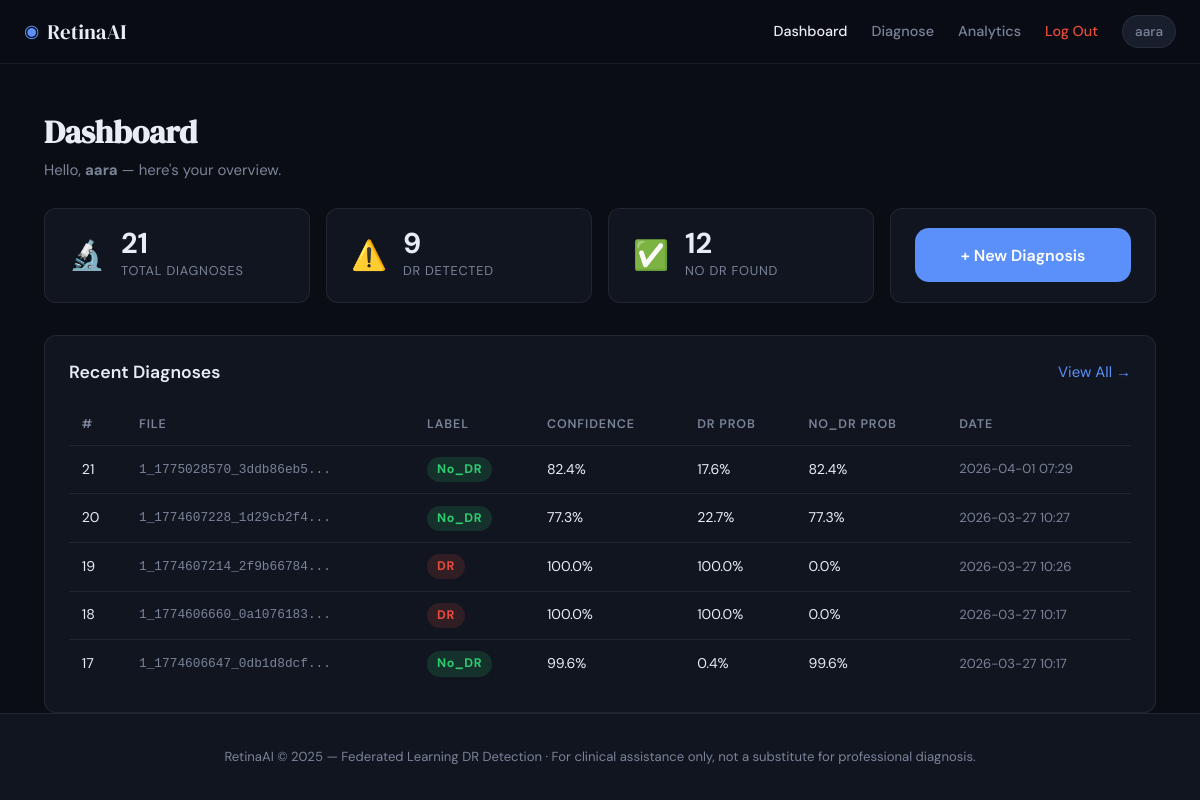
The app's page /dashboard (signed in) with its own data.
### tables this page shows
CREATE TABLE predictions (
            id          INTEGER PRIMARY KEY AUTOINCREMENT,
            user_id     INTEGER NOT NULL,
            filename    TEXT,
            label       TEXT,
            confidence  REAL,
            dr_prob     REAL,
            no_dr_prob  REAL,
            created     TEXT DEFAULT (datetime('now')),
            FOREIGN KEY(user_id) REFERENCES users(id)
        );

### app.py (the view)
@app.route('/dashboard')
@login_required
def dashboard():
    conn = get_db()
    recent = conn.execute(
        'SELECT * FROM predictions WHERE user_id=? ORDER BY id DESC LIMIT 5',
        (session['user_id'],)
    ).fetchall()
    total = conn.execute('SELECT COUNT(*) FROM predictions WHERE user_id=?',
                         (session['user_id'],)).fetchone()[0]
    dr_count = conn.execute(
        "SELECT COUNT(*) FROM predictions WHERE user_id=? AND label='DR'",
        (session['user_id'],)).fetchone()[0]
    conn.close()
    return render_template('dashboard.html', recent=recent, total=total, dr_count=dr_count)

### app.py (called while the page is built)
def get_db():
    conn = sqlite3.connect(DB_PATH)
    conn.row_factory = sqlite3.Row
    return conn

def login_required(f):
    @wraps(f)
    def decorated(*args, **kwargs):
        if 'user_id' not in session:
            flash('Please log in to continue.', 'warning')
            return redirect(url_for('login'))
        return f(*args, **kwargs)
    return decorated

### templates/dashboard.html (shortened to what this page needs)
{% extends 'base.html' %}
{% block content %}
<div class="container page-header">
  <h1>Dashboard</h1>
  <p class="text-muted">Hello, <strong>{{ session.user_name }}</strong> — here's your overview.</p>
</div>
<div class="container">
  <div class="cards-row">
    <div class="card card--stat">
      <div class="card__icon card__icon--blue">🔬</div>
      <div>
        <div class="card__num">{{ total }}</div>
        <div class="card__label">Total Diagnoses</div>
      </div>
    </div>
    <div class="card card--stat">
      <div class="card__icon card__icon--red">⚠️</div>
      <div>
        <div class="card__num">{{ dr_count }}</div>
        <div class="card__label">DR Detected</div>
      </div>
    </div>
    <div class="card card--stat">
      <div class="card__icon card__icon--green">✅</div>
      <div>
        <div class="card__num">{{ total - dr_count }}</div>
        <div class="card__label">No DR Found</div>
      </div>
    </div>
    <div class="card card--stat card--action">
      <a href="{{ url_for('predict') }}" class="btn btn--lg" style="width:100%;text-align:center;">
        + New Diagnosis
      </a>
    </div>
  </div>
  <div class="card" style="margin-top:2rem;">
    <div class="card__header">
      <h2>Recent Diagnoses</h2>
      <a href="{{ url_for('analytics') }}" class="link">View All →</a>
    </div>
    {% if recent %}
    <div class="table-wrap">
      <table class="table">
        <thead>
          <tr>
            <th>#</th>
            <th>File</th>
            <th>Label</th>
            <th>Confidence</th>
            <th>DR Prob</th>
            <th>No_DR Prob</th>
            <th>Date</th>
          </tr>
        </thead>
        <tbody>
          {% for p in recent %}
          <tr>
            <td>{{ p.id }}</td>
            <td class="td-file">{{ p.filename | truncate(25) }}</td>
            <td>
              <span class="badge {% if p.label == 'DR' %}badge--danger{% else %}badge--success{% endif %}">
                {{ p.label }}
              </span>
            </td>
            <td>{{ p.confidence | round(1) }}%</td>
            <td>{{ p.dr_prob | round(1) }}%</td>
            <td>{{ p.no_dr_prob | round(1) }}%</td>
            <td class="td-date">{{ p.created[:16] }}</td>
          </tr>
          {% endfor %}
        </tbody>
      </table>
    </div>
    {% else %}
      <div class="empty-state">
        <div class="empty-state__icon">◉</div>
        <p>No diagnoses yet. Upload your first retinal image.</p>
        <a href="{{ url_for('predict') }}" class="btn">Run First Diagnosis →</a>
      </div>
    {% endif %}
  </div>
</div>
{% endblock %}

### templates/base.html (shortened to what this page needs)
<!DOCTYPE html>
<html lang="en">
<head>
  <link rel="stylesheet" href="{{ url_for('static', filename='css/style.css') }}">
</head>
<body>
<nav class="nav">
  <a href="{{ url_for('home') }}" class="nav__logo">
    <span class="nav__logo-icon">◉</span> RetinaAI
  </a>
  <div class="nav__links">
    {% if session.get('user_id') %}
      <a href="{{ url_for('dashboard') }}" class="nav__link {% if request.endpoint == 'dashboard' %}nav__link--active{% endif %}">Dashboard</a>
      <a href="{{ url_for('predict') }}" class="nav__link {% if request.endpoint == 'predict' %}nav__link--active{% endif %}">Diagnose</a>
      <a href="{{ url_for('analytics') }}" class="nav__link {% if request.endpoint == 'analytics' %}nav__link--active{% endif %}">Analytics</a>
      <a href="{{ url_for('logout') }}" class="nav__link nav__link--logout">Log Out</a>
      <span class="nav__user">{{ session.user_name }}</span>
    {% else %}
      <a href="{{ url_for('login') }}" class="nav__link">Login</a>
      <a href="{{ url_for('register') }}" class="btn btn--sm">Get Started</a>
    {% endif %}
  </div>
</nav>
<main class="main">
  {% block content %}{% endblock %}
</main>
<footer class="footer">
  <p>RetinaAI &copy; {{ 2025 }} — Federated Learning DR Detection · For clinical assistance only, not a substitute for professional diagnosis.</p>
</footer>
</body>
</html>

### static/css/style.css (style rules this page uses)
:root { --bg: #0a0d14; --bg-2: #111520; --bg-3: #181e2c; --border: rgba(255,255,255,0.07); --border-hover: rgba(255,255,255,0.14); --text: #e8ecf4; --text-muted: #7a8499; --accent: #5b8ff9; --accent-2: #3b6fe4; --danger: #e74c3c; --danger-soft: rgba(231,76,60,0.15); --success: #2ecc71; --success-soft: rgba(46,204,113,0.15); --yellow: #f0c040; --font-serif: 'DM Serif Display', Georgia, serif; --font-sans: 'DM Sans', system-ui, sans-serif; --radius: 12px; --shadow: 0 4px 24px rgba(0,0,0,0.4); --shadow-lg: 0 8px 48px rgba(0,0,0,0.5); }
*, *::before, *::after { box-sizing: border-box; margin: 0; padding: 0; }
html { scroll-behavior: smooth; }
body { background: var(--bg); color: var(--text); font-family: var(--font-sans); font-size: 15px; line-height: 1.7; min-height: 100vh; display: flex; flex-direction: column; }
a { color: var(--accent); text-decoration: none; transition: opacity .2s; }
h1, h2, h3 { font-weight: 600; line-height: 1.25; }
h1 { font-family: var(--font-serif); font-size: clamp(2rem, 5vw, 3.5rem); }
h2 { font-size: 1.5rem; }
.text-muted { color: var(--text-muted); }
.link { color: var(--accent); cursor: pointer; }
.container { width: 100%; max-width: 1160px; margin: 0 auto; padding: 0 24px; }
.main { flex: 1; }
.page-header { padding: 3rem 24px 1.5rem; }
.page-header h1 { font-size: 2rem; margin-bottom: .4rem; }
.nav { position: sticky; top: 0; z-index: 100; display: flex; align-items: center; justify-content: space-between; padding: 0 24px; height: 64px; background: rgba(10,13,20,0.85); backdrop-filter: blur(12px); border-bottom: 1px solid var(--border); }
.nav__logo { font-family: var(--font-serif); font-size: 1.3rem; color: var(--text); display: flex; align-items: center; gap: 8px; }
.nav__logo-icon { color: var(--accent); font-size: 1.1rem; }
.nav__links { display: flex; align-items: center; gap: 1.5rem; }
.nav__link { color: var(--text-muted); font-size: .9rem; font-weight: 500; transition: color .2s; }
.nav__link:hover, .nav__link--active { color: var(--text); opacity: 1; }
.nav__link--logout { color: var(--danger); }
.nav__user { font-size: .85rem; font-weight: 500; color: var(--text-muted); padding: 4px 12px; background: var(--bg-3); border-radius: 20px; border: 1px solid var(--border); }
.btn { display: inline-flex; align-items: center; justify-content: center; gap: 6px; padding: .65rem 1.4rem; background: var(--accent); color: #fff; font-family: var(--font-sans); font-size: .9rem; font-weight: 600; border: none; border-radius: var(--radius); cursor: pointer; transition: background .2s, transform .1s; text-decoration: none; }
.btn--lg { padding: .85rem 2rem; font-size: 1rem; border-radius: 14px; }
.footer { text-align: center; padding: 2rem 24px; font-size: .82rem; color: var(--text-muted); border-top: 1px solid var(--border); background: var(--bg-2); }
.card { background: var(--bg-2); border: 1px solid var(--border); border-radius: var(--radius); padding: 1.5rem; }
.card__header { display: flex; align-items: center; justify-content: space-between; margin-bottom: 1.2rem; }
.card__header h2 { font-size: 1.1rem; }
.cards-row { display: grid; grid-template-columns: repeat(auto-fit, minmax(200px, 1fr)); gap: 1rem; }
.card--stat { display: flex; align-items: center; gap: 1rem; padding: 1.2rem 1.5rem; }
.card__icon { font-size: 1.8rem; }
.card__num { font-size: 1.8rem; font-weight: 700; line-height: 1; }
.card__label { font-size: .8rem; color: var(--text-muted); text-transform: uppercase; letter-spacing: .06em; margin-top: 2px; }
.card--action { display: flex; align-items: center; justify-content: center; }
.table-wrap { overflow-x: auto; }
.table { width: 100%; border-collapse: collapse; font-size: .88rem; }
.table thead th { text-align: left; padding: .6rem .8rem; color: var(--text-muted); font-size: .78rem; text-transform: uppercase; letter-spacing: .07em; font-weight: 600; border-bottom: 1px solid var(--border); }
.table tbody td { padding: .7rem .8rem; border-bottom: 1px solid var(--border); vertical-align: middle; }
.table tbody tr:last-child td { border-bottom: none; }
.td-file { font-family: monospace; font-size: .8rem; color: var(--text-muted); }
.td-date { font-size: .82rem; color: var(--text-muted); }
.badge { display: inline-block; padding: 2px 10px; border-radius: 20px; font-size: .78rem; font-weight: 700; letter-spacing: .04em; }
.badge--danger { background: var(--danger-soft); color: var(--danger); }
.badge--success { background: var(--success-soft); color: var(--success); }

### records on screen
predictions: id "21", filename "1_1775028570_3ddb86eb5...", label "No_DR", confidence "82.4", dr_prob "17.6", no_dr_prob "82.4", created "2026-04-01 07:29"
predictions: id "20", filename "1_1774607228_1d29cb2f4...", label "No_DR", confidence "77.3", dr_prob "22.7", no_dr_prob "77.3", created "2026-03-27 10:27"
predictions: id "19", filename "1_1774607214_2f9b66784...", label "DR", confidence "100.0", dr_prob "100.0", no_dr_prob "0.0", created "2026-03-27 10:26"
predictions: id "18", filename "1_1774606660_0a1076183...", label "DR", confidence "100.0", dr_prob "100.0", no_dr_prob "0.0", created "2026-03-27 10:17"
predictions: id "17", filename "1_1774606647_0db1d8dcf...", label "No_DR", confidence "99.6", dr_prob "0.4", no_dr_prob "99.6", created "2026-03-27 10:17"

### other values on screen
{{ session.user_name }} "aara"
{{ total }} "21"
{{ dr_count }} "9"
{{ total - dr_count }} "12"
{{ 2025 }} "2025"
